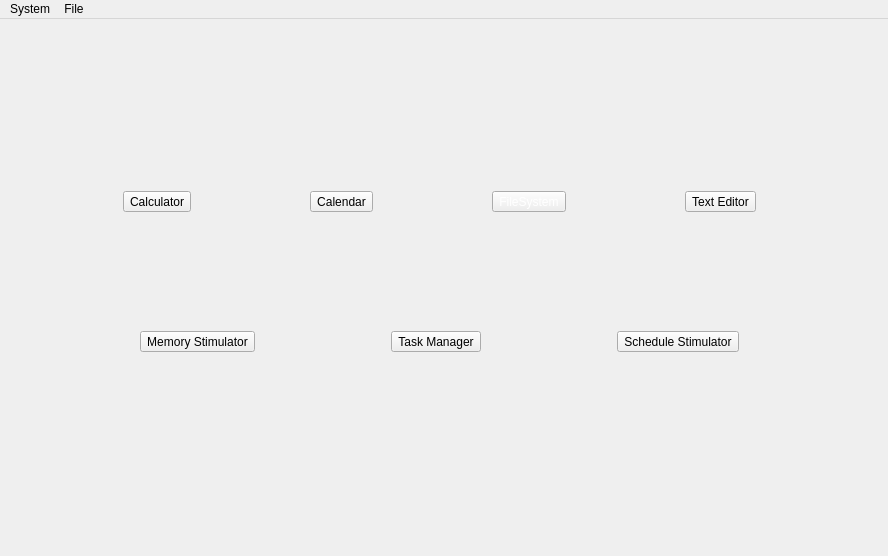
<?xml version="1.0" encoding="UTF-8"?>
<ui version="4.0">
 <class>MainWindow</class>
 <widget class="QMainWindow" name="MainWindow">
  <property name="geometry">
   <rect>
    <x>0</x>
    <y>0</y>
    <width>888</width>
    <height>556</height>
   </rect>
  </property>
  <property name="sizeIncrement">
   <size>
    <width>1</width>
    <height>0</height>
   </size>
  </property>
  <property name="windowTitle">
   <string>MainWindow</string>
  </property>
  <widget class="QWidget" name="centralwidget">
   <layout class="QGridLayout" name="gridLayout"/>
   <widget class="QWidget" name="layoutWidget">
    <property name="geometry">
     <rect>
      <x>10</x>
      <y>170</y>
      <width>861</width>
      <height>26</height>
     </rect>
    </property>
    <layout class="QHBoxLayout" name="horizontalLayout">
     <item>
      <widget class="QToolButton" name="btn_calc">
       <property name="text">
        <string>Calculator</string>
       </property>
      </widget>
     </item>
     <item>
      <widget class="QToolButton" name="btn_Calendar">
       <property name="text">
        <string>Calendar</string>
       </property>
      </widget>
     </item>
     <item>
      <widget class="QToolButton" name="btn_FileSystem">
       <property name="styleSheet">
        <string notr="true">color: rgb(255, 255, 255);</string>
       </property>
       <property name="text">
        <string>FileSystem</string>
       </property>
      </widget>
     </item>
     <item>
      <widget class="QToolButton" name="btn_TextEditor">
       <property name="text">
        <string>Text Editor</string>
       </property>
      </widget>
     </item>
    </layout>
   </widget>
   <widget class="QWidget" name="layoutWidget">
    <property name="geometry">
     <rect>
      <x>10</x>
      <y>310</y>
      <width>861</width>
      <height>26</height>
     </rect>
    </property>
    <layout class="QHBoxLayout" name="horizontalLayout_2">
     <item>
      <widget class="QToolButton" name="btn_Memory_Stimulator">
       <property name="text">
        <string>Memory Stimulator</string>
       </property>
      </widget>
     </item>
     <item>
      <widget class="QToolButton" name="btn_TaskManager">
       <property name="text">
        <string>Task Manager</string>
       </property>
      </widget>
     </item>
     <item>
      <widget class="QToolButton" name="btn_Schedule_Stimulator">
       <property name="text">
        <string>Schedule Stimulator</string>
       </property>
      </widget>
     </item>
    </layout>
   </widget>
  </widget>
  <widget class="QMenuBar" name="menubar">
   <property name="geometry">
    <rect>
     <x>0</x>
     <y>0</y>
     <width>888</width>
     <height>29</height>
    </rect>
   </property>
   <widget class="QMenu" name="menuSystem">
    <property name="title">
     <string>System</string>
    </property>
    <addaction name="actionShutdown"/>
   </widget>
   <widget class="QMenu" name="menuFile">
    <property name="title">
     <string>File</string>
    </property>
   </widget>
   <addaction name="menuSystem"/>
   <addaction name="menuFile"/>
  </widget>
  <action name="actionShutdown">
   <property name="text">
    <string>Shutdown</string>
   </property>
  </action>
  <action name="actionSleep">
   <property name="text">
    <string>Sleep</string>
   </property>
  </action>
 </widget>
 <resources/>
 <connections/>
</ui>
